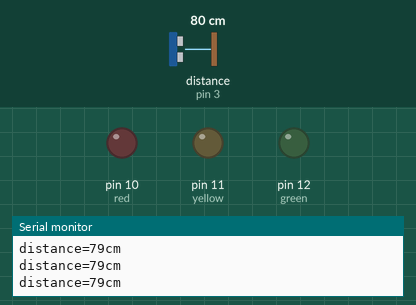
Recording of a sketch running on a simulated Arduino Uno, built with avr-gcc and run on an emulated ATmega328P. Parts: output pins drawn as LEDs (lit = HIGH), the last lines printed to the serial monitor. Wiring (inferred from the names in the program): ultrasonic range finder: trigger pin 2; echo pin 3. The test bench sets the inputs (shaded band); at power-on: distance to the obstacle (sensor on pin 3) 80 cm. The echo pulse lasts 58.3 µs per cm; pins used as bus, display or sensor lines are not drawn.

Above: at 1.2 s.
1.3 s: distance to the obstacle (sensor on pin 3) set to 46 cm
4.3 s: distance to the obstacle (sensor on pin 3) set to 38 cm
At 4.9 s:
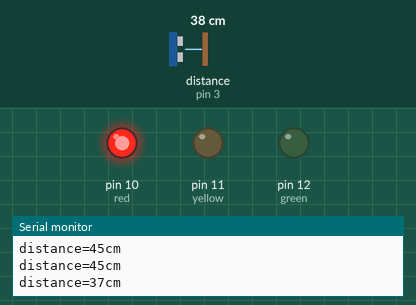
5.8 s: distance to the obstacle (sensor on pin 3) set to 24 cm
7.5 s: distance to the obstacle (sensor on pin 3) set to 20 cm
At 9.5 s:
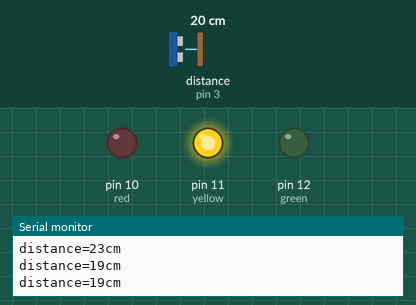
9.8 s: distance to the obstacle (sensor on pin 3) set to 13 cm
11.5 s: distance to the obstacle (sensor on pin 3) set to 10 cm
At 12.8 s:
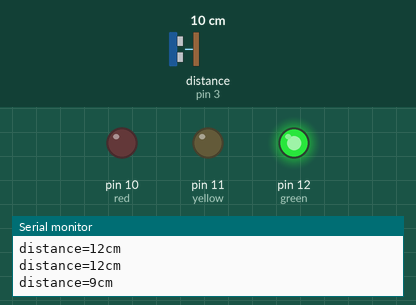
Timing chart, 0 to 14.5 s (numbered marks = the images above; inputs shaded):
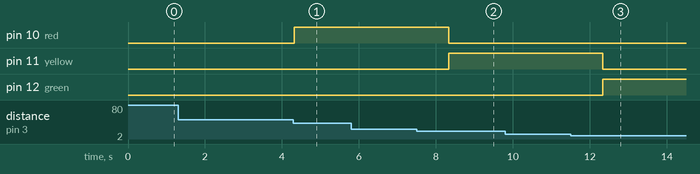

Measured:
- the behaviour switches between 42 and 41 cm on distance to the obstacle (sensor on pin 3) (found by bisection; images 0 and 1)
- the behaviour switches between 22 and 21 cm on distance to the obstacle (sensor on pin 3) (found by bisection; images 1 and 2)
- the behaviour switches between 12 and 11 cm on distance to the obstacle (sensor on pin 3) (found by bisection; images 2 and 3)
- after the input at 4.3 s, pin 10 (red): LOW → HIGH at once
- after the input at 7.5 s, pin 10 (red): HIGH → LOW after 0.83 s; pin 11 (yellow): LOW → HIGH after 0.83 s
- after the input at 11.5 s, pin 11 (yellow): HIGH → LOW after 0.84 s; pin 12 (green): LOW → HIGH after 0.84 s

The sketch:

leds_controlled_by_using_ultrasonic.ino
```cpp
/*
 if the distance is <= 10 then it indicates green which means safe
 if the distance is <=20 then it indicates yellow which means caution
 if the ditance is <=40 then it indicates red which means red
 */
int red=10;
int yellow=11;
int green=12;
int trig=2;
int echo=3;
int distance;
long duration;
void setup() {
  pinMode(red,OUTPUT);
  pinMode(green,OUTPUT);
  pinMode(yellow,OUTPUT);
  pinMode(trig,OUTPUT);
  pinMode(echo,INPUT);
  Serial.begin(9600);
}

void loop() {
  digitalWrite(trig,LOW);
  delayMicroseconds(2);
  digitalWrite(trig,HIGH);
  delayMicroseconds(2);
  digitalWrite(trig,LOW);
  duration=pulseIn(echo,HIGH);
  distance=duration * 0.034/2;
  Serial.print("distance=");
  Serial.print(distance);
  Serial.println("cm");
  if (distance<=10)
  {
    digitalWrite(yellow,LOW);
    digitalWrite(red,LOW);
    digitalWrite(green,HIGH);
    delay(1000);
  }
  else if(distance<=20)
  {
    digitalWrite(red,LOW);
    digitalWrite(green,LOW);
    digitalWrite(yellow,HIGH);
    delay(1000);
  }
  else if(distance<=40)
  { digitalWrite(yellow,LOW);
    digitalWrite(red,HIGH);
    delay(1000);
  }
  else
  {
    digitalWrite(red,LOW);
    digitalWrite(yellow,LOW);
    digitalWrite(green,LOW);
  }
}
```
